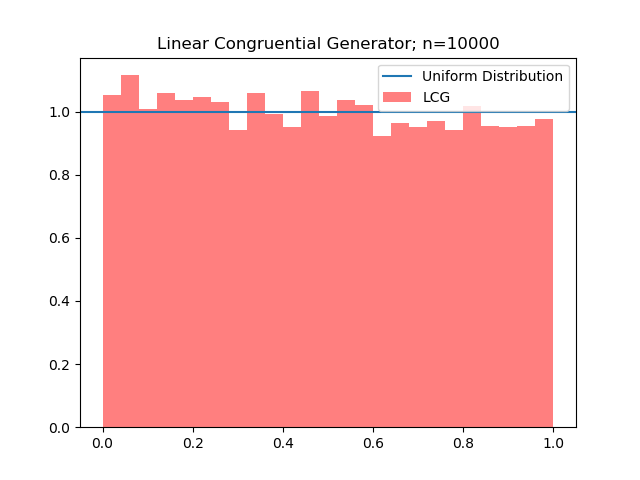

This figure's Python source:
import numpy as np
import matplotlib.pyplot as plt
import time

N = 10000
N_bins = 25
X = np.zeros(N)

a = 1542187
c = 10548952321
m = 2**(32)
X[0] = 1

start = time.time()
for i in range(N-1):
    X[i+1] = (a*X[i] + c) % m

X = X/m
print(time.time() - start)
X_uniform = np.random.random(N)


n, bins, patches = plt.hist(
    X, N_bins, facecolor='red', density='true', alpha=0.5, label='LCG')
plt.axhline(y=1, xmin=0, xmax=1, hold=None, label='Uniform Distribution')
plt.title("Linear Congruential Generator; n=10000")
plt.legend()
plt.show()
